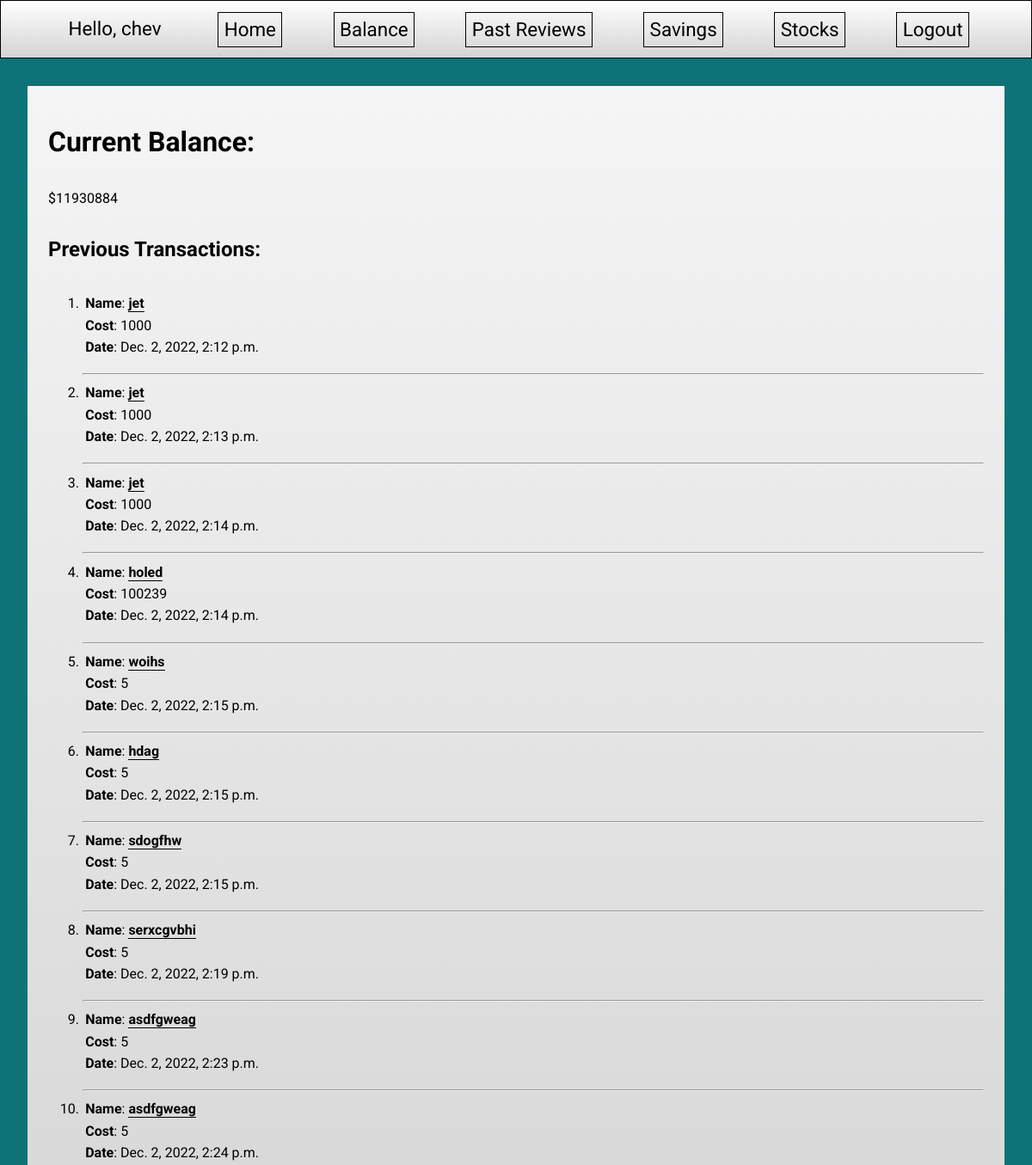
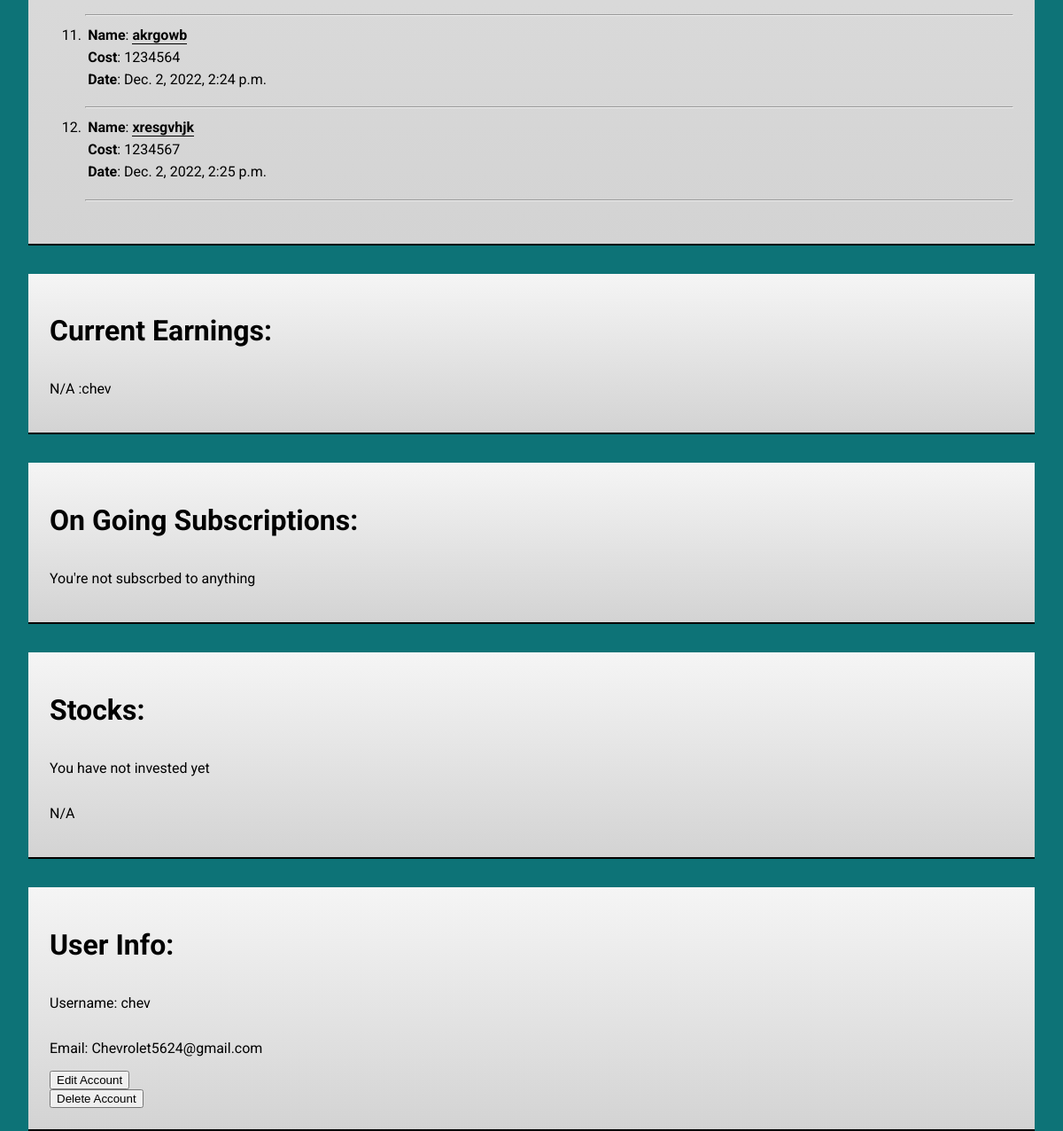
The app's page / (signed in) with its own data (2 pictures, top to bottom).
### login/models.py (models this page shows)
class Person(models.Model):
    username = models.ForeignKey("login.Name", on_delete=models.CASCADE)
    budget = models.ForeignKey("login.Banking", on_delete=models.CASCADE)
    email = models.EmailField(max_length=254, null=True)
    date_joined = models.DateTimeField(auto_now_add=True, null=True)

class Banking(models.Model):
    balance = models.IntegerField()

class Banking_Changes(models.Model):
    name = models.CharField(null=True, max_length=50)
    cost = models.IntegerField()
    date_added = models.DateTimeField(default=datetime.now, blank=True, null=True)
    user = models.ForeignKey("login.Person", on_delete=models.CASCADE)

class Name(models.Model):
    username = models.CharField(max_length=50)

### login/views.py (the view)
# urls.py: path("", homePage, name="home"),
@login_required(login_url="login")
def homePage(request):
    try:
        name = request.user
        user = find_person(name)
        if len(find_transaction(name)) == 0:
            print("No transactions found")
            context = {"user": user}
        else:
            transactions = find_transaction(name)
            print(f"{len(transactions)} transactions found")
            transactions = transactions.reverse()
            context = {"user": user, "transactions": transactions}
        return render(request, "home.html", context)
    except Person.DoesNotExist:
        user = find_name(request.user)
        context = {"user": None}
        return render(request, "home.html", context)

### login/views.py (called while the page is built)
def find_person(name):
    search_name = Name.objects.get(username=name)
    p = Person.objects.get(username=search_name)
    return p

def find_transaction(input_name) -> List:
    p = find_person(input_name)
    t = Banking_Changes.objects.filter(user=p)
    return t

### login/templates/home.html (shortened to what this page needs)
{% extends 'homebase.html' %} {% block home_content %}
<div class="container">
  <div id="content">
    <div class="bal content-bubble">
      <h1>Current Balance:</h1>
      {% if user.budget.balance != None %}
      <p>${{ user.budget.balance }}</p>
      {% else %}
      <b><p>Please go to the balance tab to set your budget</p></b>
      {% endif %}
      <h2>Previous Transactions:</h2>
      <ol>
        {% for each in transactions %}
        <li class="this-list">
          <div class = "trans_blocks">
          <b>Name</b>: <p class = "trans_name">{{each.name}}</p>
          </div>
          <ul class="sub-list">
            <div class = "trans_blocks">
              <li><b>Cost</b>: {{each.cost}}</li>
            </div>
            <div class = "trans_blocks"
              <li><b>Date</b>: {{each.date_added}}</li>
          </div>
        <hr></hr>
        {% endfor %}
    <div class="earnings content-bubble">
      <h1>Current Earnings:</h1>
      <p>N/A :{{ user.username.username }}</p>
    </div>
    <div class="subs content-bubble">
      <h1>On Going Subscriptions:</h1>
      <ul>
        <li>You're not subscrbed to anything</li>
      </ul>
    </div>
    <div class="stock content-bubble">
      <h1>Stocks:</h1>
      <p>You have not invested yet</p>
      <ul>
        <li>N/A</li>
      </ul>
    </div>
    <div class="user-info content-bubble">
      <h1>User Info:</h1>
      {% if User != None %}
      <p>Username: {{ user.username.username }}</p>
      <p>Email: {{ user.email }}</p>
      {% else %}
      <p>Username: {{ request.user }}</p>
      <p>Email: {{ request.user.email }}</p>
      {% endif %}
      <div class="edit-btn">
        <a href="{% url 'edit' %}"><button>Edit Account</button></a>
      </div>
      <div class="delete-btn">
        <a href="{% url 'delete' %}"><button>Delete Account</button></a>
      </div>
    </div>
{% endblock home_content %}

### login/templates/homebase.html (shortened to what this page needs)
{% load static %}
<!DOCTYPE html>
<html lang="en">
  <head>
    <link rel="stylesheet" href="{% static "login/css/style.css" %}">
  </head>
  <body>
    <div class="navbar">
      <span id="Hello-msg">Hello, {{ request.user }} </span>
      <a href="{% url 'home' %}" class="btn"
        ><span class="Home-btn">Home</span></a
      >
      <a href="{% url 'bal' %}" class="btn"
        ><span class="balance">Balance</span></a
      >
      <a href="{% url 'reviews' %}" class="btn"
        ><span class="pastreviews">Past Reviews</span></a
      >
      <a href="{% url 'savings' %}" class="btn"
        ><span class="savings">Savings</span></a
      >
      <a href="{% url 'stonks' %}" class="btn"
        ><span class="stonks">Stocks</span></a
      >
      <a href="{% url 'logout' %}" class="btn"
        ><span class="logout">Logout</span></a
      >
    </div>
    {% block home_content %}{% endblock home_content %}
  </body>
</html>

### login/static/login/css/style.css (style rules this page uses)
html { background: #0D7377; color: black; font-family: "Roboto", sans-serif; height: 100%; max-height: 100%; background-size: cover; }
body { padding: 0; margin: 0; }
a:link { text-decoration: none; color: black; transition-duration: 0.4s; }
.navbar { display: flex; justify-content: space-evenly; font-size: 1.4rem; padding: 0.8rem; background: linear-gradient(white, lightgrey); border: solid 0.1rem black; }
.navbar a { border: solid 1px; padding: 0.4rem; }
.btn { transition-duration: 0.4s; }
#Hello-msg { border: none; padding: 0.4rem; }
.content-bubble { display: flex; flex-wrap: wrap; flex-direction: column; margin: 2em; padding: 1.5em; border-bottom: solid 2px black; background: linear-gradient(whitesmoke, lightgrey); }
.content-bubble ul { list-style: none; padding-left: 0px; }
.this-list { padding-bottom: 10px; }
.trans_name { border-bottom: 1px black solid; width: max-content; font-weight: bolder; display: inline }
.trans_blocks { width: max-content; padding: .2em; }

### records on screen
Person: budget.balance "11930884", username.username "chev"
Banking_Changes: name "jet", cost "1000", date_added "Dec. 2, 2022, 2:12 p.m."
Banking_Changes: name "jet", cost "1000", date_added "Dec. 2, 2022, 2:13 p.m."
Banking_Changes: name "jet", cost "1000", date_added "Dec. 2, 2022, 2:14 p.m."
Banking_Changes: name "holed", cost "100239", date_added "Dec. 2, 2022, 2:14 p.m."
Banking_Changes: name "woihs", cost "5", date_added "Dec. 2, 2022, 2:15 p.m."
Banking_Changes: name "hdag", cost "5", date_added "Dec. 2, 2022, 2:15 p.m."
Banking_Changes: name "sdogfhw", cost "5", date_added "Dec. 2, 2022, 2:15 p.m."
Banking_Changes: name "serxcgvbhi", cost "5", date_added "Dec. 2, 2022, 2:19 p.m."
Banking_Changes: name "asdfgweag", cost "5", date_added "Dec. 2, 2022, 2:23 p.m."
Banking_Changes: name "asdfgweag", cost "5", date_added "Dec. 2, 2022, 2:24 p.m."
Banking_Changes: name "akrgowb", cost "1234564", date_added "Dec. 2, 2022, 2:24 p.m."
Banking_Changes: name "xresgvhjk", cost "1234567", date_added "Dec. 2, 2022, 2:25 p.m."

### other values on screen
{{ request.user }} "chev"
{{ request.user.email }} "Chevrolet5624@gmail.com"
